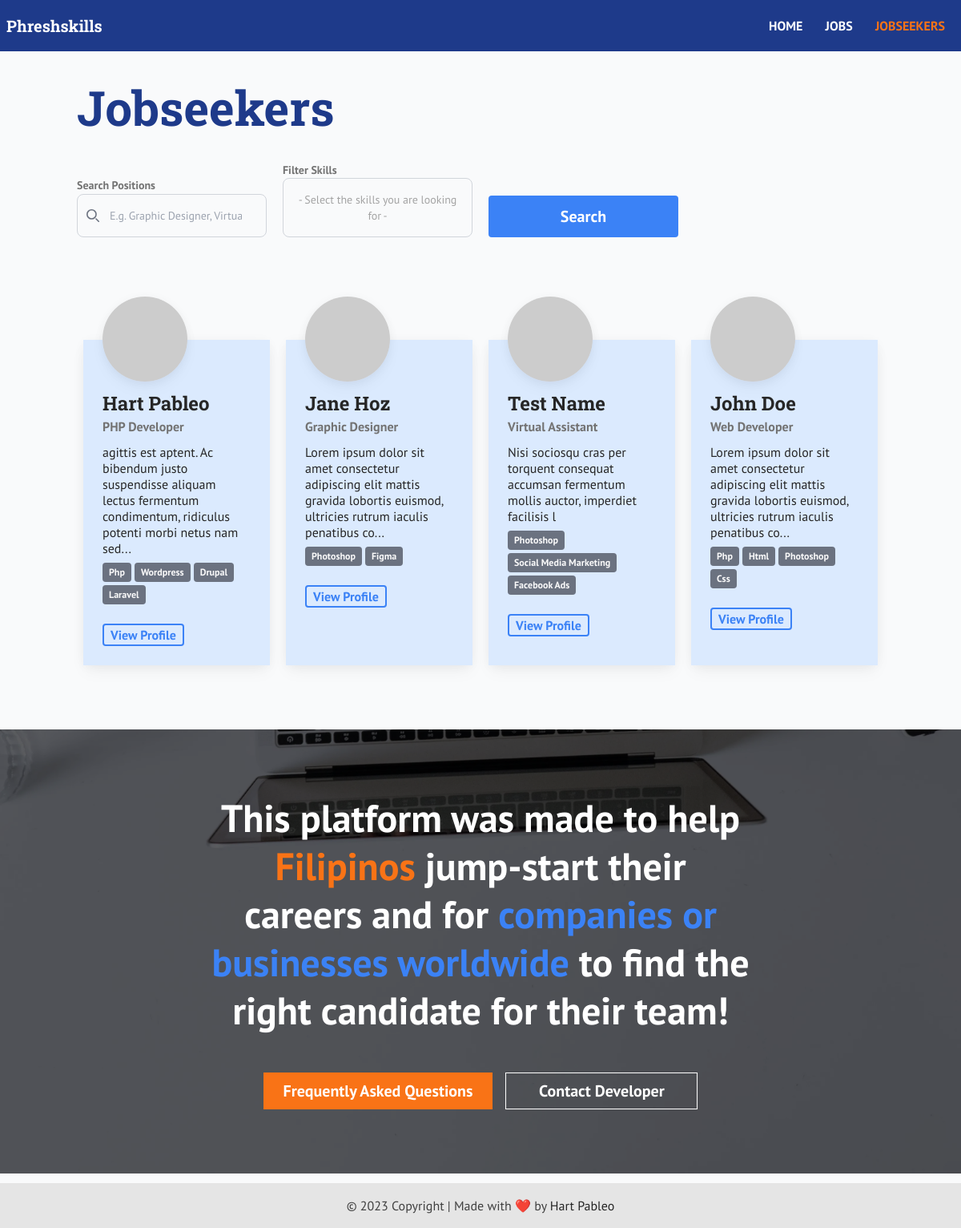
The page /jobseekers on the database its author committed.
### tables this page shows
CREATE TABLE `jobseekers` (
  `id` int(11) NOT NULL,
  `name` text NOT NULL,
  `email` varchar(1024) NOT NULL,
  `summary` varchar(2025) NOT NULL,
  `position` varchar(1024) NOT NULL,
  `profile_image` varchar(1024) DEFAULT NULL,
  `skills` varchar(1024) NOT NULL,
  `rate` varchar(1024) NOT NULL
);

### app/Core/functions.php (called while the page is built, shortened)
<?php
function base_path($path = '') {
  return BASE_PATH . ($path ? DIRECTORY_SEPARATOR . $path : '');
}
function view($path, $attributes = []) {
  extract($attributes);
  return require base_path("app/views/{$path}.view.php");
}
function excerpt($string, $maxLength = 100) {
  return (strlen($string) > $maxLength) ? substr($string, 0, $maxLength) . '...' : $string;
}

### app/Http/controllers/Jobseekers/index.php (called while the page is built, shortened)
<?php
$db = App::resolve(Database::class);
if (url_has_no_query_strings()) {
  $jobseekers = $db->query('select * from jobseekers order by rand()')->findAll();
}
$all_skills = [];
$skills = $db->query('select skills from jobseekers')->findAll();
if (!empty($skills)) {
  foreach ($skills as $skill => $skill_values) {
    $each_skills = explode(', ', $skill_values['skills']);
    $all_skills = array_merge($all_skills, $each_skills);
  }
  $all_skills = array_unique($all_skills);
}
view('jobseekers/index', [
  'jobseekers' => $jobseekers,
  'all_skills' => $all_skills
]);

### public/index.php (called while the page is built, shortened)
<?php
require __DIR__ . '/../app/Core/init.php';
require __DIR__ . '/../app/Core/bootstrap.php';
try {
  $router->route($uri, $method, $dynamicQuery);
} catch (ValidationException $exception) {
  Session::flash('errors', $exception->errors);
  Session::flash('old', $exception->old);
  redirect($router->prevURL());
}

### app/Core/App.php (called while the page is built, shortened)
<?php
class App
{
  protected static $container;
  public static function setContainer($container)
  {
    static::$container = $container;
  }
  public static function container()
  {
    return static::$container;
  }
  public static function resolve($key)
  {
    return static::container()->resolve($key);
  }
}

### app/Core/Container.php (called while the page is built, shortened)
<?php
class Container
{
  protected $bindings = [];
  public function bind($key, $resolver)
  {
    $this->bindings[$key] = $resolver;
  }
  public function resolve($key)
  {
    $resolver = $this->bindings[$key];
    return call_user_func($resolver);
  }
}

### app/Core/Database.php (called while the page is built, shortened)
<?php
class Database
{
  public $connection;
  protected $statement;
  public function __construct()
  {
    $dsn = 'mysql:host=' . DBHOST . ';dbname=' . DBNAME . ';charset=utf8mb4';
    $this->connection = new PDO($dsn, DBUSER, DBPASS, [
      PDO::ATTR_DEFAULT_FETCH_MODE => PDO::FETCH_ASSOC
    ]);
  }
  public function query($query, $params = [])
  {
    $this->statement = $this->connection->prepare($query);
    $this->statement->execute($params);
    return $this;
  }
  public function findAll()
  {
    return $this->statement->fetchAll();
  }
}

### app/Core/bootstrap.php (called while the page is built, shortened)
<?php
$container = new Container();
$container->bind('Core\Database', function() {
  return new Database();
});

### app/Core/Slugifier.php (called while the page is built, shortened)
<?php
class Slugifier
{
  public static function slugify($string, $delimiter = '-')
  {
    $unwanted_array = ['ś'=>'s', 'ą' => 'a', 'ć' => 'c', 'ç' => 'c', 'ę' => 'e', 'ł' => 'l', 'ń' => 'n', 'ó' => 'o', 'ź' => 'z', 'ż' => 'z',
        'Ś'=>'s', 'Ą' => 'a', 'Ć' => 'c', 'Ç' => 'c', 'Ę' => 'e', 'Ł' => 'l', 'Ń' => 'n', 'Ó' => 'o', 'Ź' => 'z', 'Ż' => 'z'];
    $str = strtr( $string, $unwanted_array );
    $slug = strtolower(trim(preg_replace('/[\s-]+/', $delimiter, preg_replace('/[^A-Za-z0-9-]+/', $delimiter, preg_replace('/[&]/', 'and', preg_replace('/[\']/', '', iconv('UTF-8', 'ASCII//TRANSLIT', $str))))), $delimiter));
    return $slug;
  }
}

### app/views/jobseekers/index.view.php (the view, shortened to what this page needs)
<section>
  <h1 class="container font-secondary text-6xl font-bold text-blue-900 mt-10">Jobseekers</h1>
  <div class="container">
    <?php if (!empty($jobseekers)) : ?>
    <div class="container grid grid-cols-1 md:grid-cols-3 lg:grid-cols-4 xl:grid-cols-5 gap-5 pt-32">
      <?php foreach ($jobseekers as $jobseeker) : ?>
      <?php $nameSlug = Core\Slugifier::slugify(htmlspecialchars($jobseeker['name'])); ?>
      <article
      role="article"
      aria-labelledby="title--<?php echo $nameSlug; ?>"
      class="block bg-blue-100 text-left mb-20 shadow-[0_2px_15px_-3px_rgba(0,0,0,0.07),0_10px_20px_-2px_rgba(0,0,0,0.04)] p-6">
        <img src="https://picsum.photos/200/200" width="200" height="200" alt="..."
          class="rounded-full w-[6.6rem] h-[6.6rem] mt-[-4.85rem] mb-3 shadow-[0_2px_15px_-3px_rgba(0,0,0,0.07),0_10px_20px_-2px_rgba(0,0,0,0.04)]" aria-hidden="true" role="presentation">
        <h3
          id="title--<?php echo $nameSlug; ?>"
          class="mb-1 text-2xl font-bold leading-tight font-secondary">
          <a href="<?php echo "/jobseeker/{$jobseeker['id']}"; ?>" class="text-neutral-800 hover:text-orange-500 transition-all"><?php echo htmlspecialchars($jobseeker['name']); ?></a>
        </h3>
        <p
          class="mb-3 text-md font-semibold leading-tight text-neutral-500 text-blue-900">
          <?php echo htmlspecialchars($jobseeker['position']); ?>
        </p>
        <p
          class="mb-2 text-base leading-tight text-neutral-800">
          <?php echo excerpt(htmlspecialchars($jobseeker['summary']), 125); ?>
        </p>
        <?php
          $skills = explode(', ', $jobseeker['skills']);
          if (!empty($skills)) :
        ?>
        <ul aria-label="Skills" class="flex justify-start items-start flex-wrap gap-1 mb-2">
          <?php
            foreach($skills as $skill) :
          ?>
          <li class="inline-block p-1 px-2 font-semibold text-xs rounded bg-gray-500 text-neutral-50 transition-all">
            <?php echo ucwords($skill); ?>
          </li>
          <?php
            endforeach;
          ?>
        </ul>
        <?php endif; ?>
        <div class="mt-6 flex justify-start items-start flex-wrap gap-x-4 gap-y-2">
          <a
            href="<?php echo "/jobseeker/{$jobseeker['id']}"; ?>"
            class="pointer-events-auto inline-block cursor-pointer rounded text-base font-bold leading-normal text-primary text-blue-500 transition duration-150 ease-in-out hover:text-primary-600 focus:text-primary-600 focus:outline-none focus:ring-0 active:text-primary-700 hover:text-orange-500 hover:border-orange-500 transition-all px-2 border-2 border-solid border-blue-500 rounded transition-all">
            View <span class="sr-only"><?php echo htmlspecialchars($jobseeker['name']); ?>'s </span>Profile
          </a>
        </div>
      </article>
      <?php endforeach; ?>
    </div>
    <?php endif; ?>
  </div>
</section>

### app/Core/Router.php (shortened to what this page needs)
<?php
class Router
{
  protected $routes = [];
  public function add($method, $uri, $controller, $query = null)
  {
    $this->routes[] = [
      'uri' => $uri,
      'controller' => $controller,
      'method' => $method,
      'middleware' => null,
      'query' => $query
    ];
  }
  public function route($uri, $method, $dynamicQuery)
  {
    foreach ($this->routes as $route) {
      if ($route['uri'] === $uri && $route['method'] === strtoupper($method) && empty($route['query'])) {
        return require base_path("app/Http/controllers/{$route['controller']}.php");
      }
    }
  }
}

### rows shown on the page
jobseekers: name "Hart Pableo", position "PHP Developer", summary "agittis est aptent. Ac bibendum justo suspendisse aliquam lectus fermentum condimentum, ridiculus potenti morbi netus nam sed...", skills "Php", skills "Wordpress", skills "Drupal", skills "Laravel"
jobseekers: name "Jane Hoz", position "Graphic Designer", summary "Lorem ipsum dolor sit amet consectetur adipiscing elit mattis gravida lobortis euismod, ultricies rutrum iaculis penatibus co...", skills "Photoshop", skills "Figma"
jobseekers: name "Test Name", position "Virtual Assistant", summary "Nisi sociosqu cras per torquent consequat accumsan fermentum mollis auctor, imperdiet facilisis l", skills "Photoshop", skills "Social Media Marketing", skills "Facebook Ads"
jobseekers: name "John Doe", position "Web Developer", summary "Lorem ipsum dolor sit amet consectetur adipiscing elit mattis gravida lobortis euismod, ultricies rutrum iaculis penatibus co...", skills "Php", skills "Html", skills "Photoshop", skills "Css"
